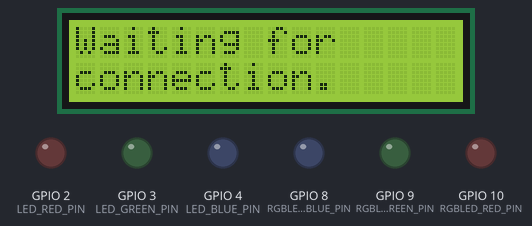
Bench run of a sketch on a simulated ESP32-S3. Shown: 16×2 character LCD, output pins drawn as LEDs (lit = HIGH). Nothing arrives over Bluetooth unless stated; a phone connects over Bluetooth LE 3 s after start.

Above: at 0.1 s.
At 3.1 s:
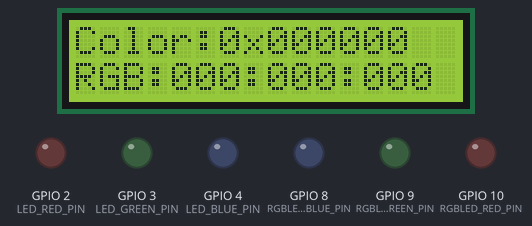

The sketch:

XiaoC3BleTest.ino
```cpp
#include <LiquidCrystal_I2C.h>
#include <NimBLEDevice.h>

#define LED_RED_PIN       2
#define LED_GREEN_PIN     3
#define LED_BLUE_PIN      4
#define RGBLED_RED_PIN    10
#define RGBLED_GREEN_PIN  9
#define RGBLED_BLUE_PIN   8

bool    is_state_connect;

uint8_t red;
uint8_t green;
uint8_t blue;

NimBLEServer *pServer;
NimBLEService *pService;
NimBLECharacteristic *pCharacteristic;
NimBLEAdvertising *pAdvertising;

LiquidCrystal_I2C lcd(0x27, 16, 2);


void setup() {
  pinMode(LED_RED_PIN, OUTPUT);
  pinMode(LED_GREEN_PIN, OUTPUT);
  pinMode(LED_BLUE_PIN, OUTPUT);
  pinMode(RGBLED_RED_PIN, OUTPUT);
  pinMode(RGBLED_GREEN_PIN, OUTPUT);
  pinMode(RGBLED_BLUE_PIN, OUTPUT);

  red = 0;
  green = 0;
  blue = 0;

  // SerialMonitor setting
  Serial.begin(19200);

  // BLE setting
  NimBLEDevice::init("State-Color-BLE");

  pServer = NimBLEDevice::createServer();
  pService = pServer -> createService("ABCD");
  pCharacteristic = pService -> createCharacteristic(
    "1234",
    NIMBLE_PROPERTY::WRITE,
    3
  );
  pAdvertising = NimBLEDevice::getAdvertising();

  pCharacteristic -> setValue(0x000000);

  pService -> start();

  pAdvertising -> addServiceUUID("ABCD");
  pAdvertising -> start();

  // LCD setting
  lcd.init();
  lcd.backlight();
  lcd.print("Waiting for");
  lcd.setCursor(0, 1);
  lcd.print("connection.");
}

void loop() {
  if(pServer->getConnectedCount()) {
    // Runs only once when connecting.
    if(!is_state_connect){
      lcd.clear();
      lcd.setCursor(0, 0);
      lcd.print("Color:0x000000");
      lcd.setCursor(0, 1);
      lcd.print("RGB:000:000:000");
      is_state_connect = true;
    }
  } else {
    // Runs only once when disconnecting.
    if(is_state_connect){
      lcd.clear();
      lcd.setCursor(0, 0);
      lcd.print("Waiting for");
      lcd.setCursor(0, 1);
      lcd.print("connection.");
      red = 0;
      green = 0;
      blue = 0;
      is_state_connect = false;
    }
  }

  if(is_state_connect){
    const uint8_t* temp = pCharacteristic -> getValue().data();
    red = temp[0];
    green = temp[1];
    blue = temp[2];
    char str_buff[20];
    lcd.setCursor(0, 0);
    sprintf(str_buff,"Color:0x%02x%02x%02x", red, green, blue);
    lcd.print(str_buff);
    lcd.setCursor(0, 1);
    sprintf(str_buff,"RGB:%03d:%03d:%03d", red, green, blue);
    lcd.print(str_buff);
  }

  analogWrite(LED_RED_PIN, red);
  analogWrite(LED_GREEN_PIN, green);
  analogWrite(LED_BLUE_PIN, blue);
  analogWrite(RGBLED_RED_PIN, red);
  analogWrite(RGBLED_GREEN_PIN, green);
  analogWrite(RGBLED_BLUE_PIN, blue);
}
```
